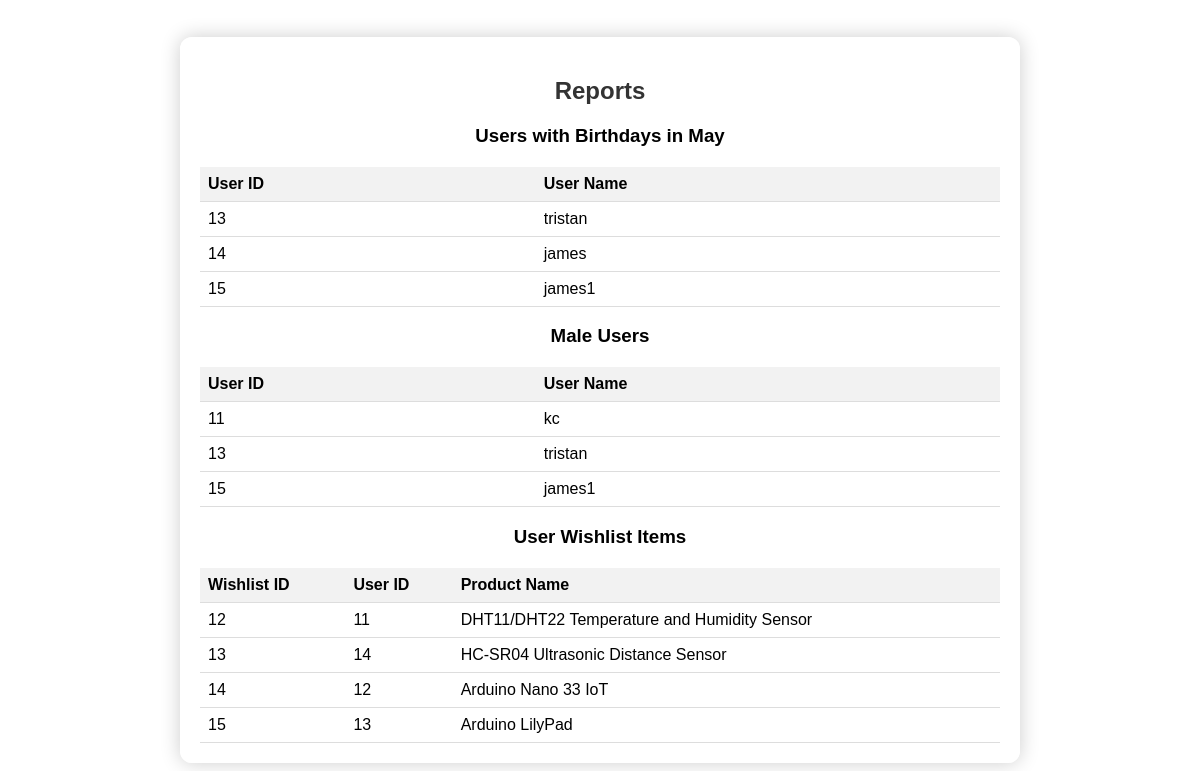
/report.php, run on an earlier commit of the app's database.
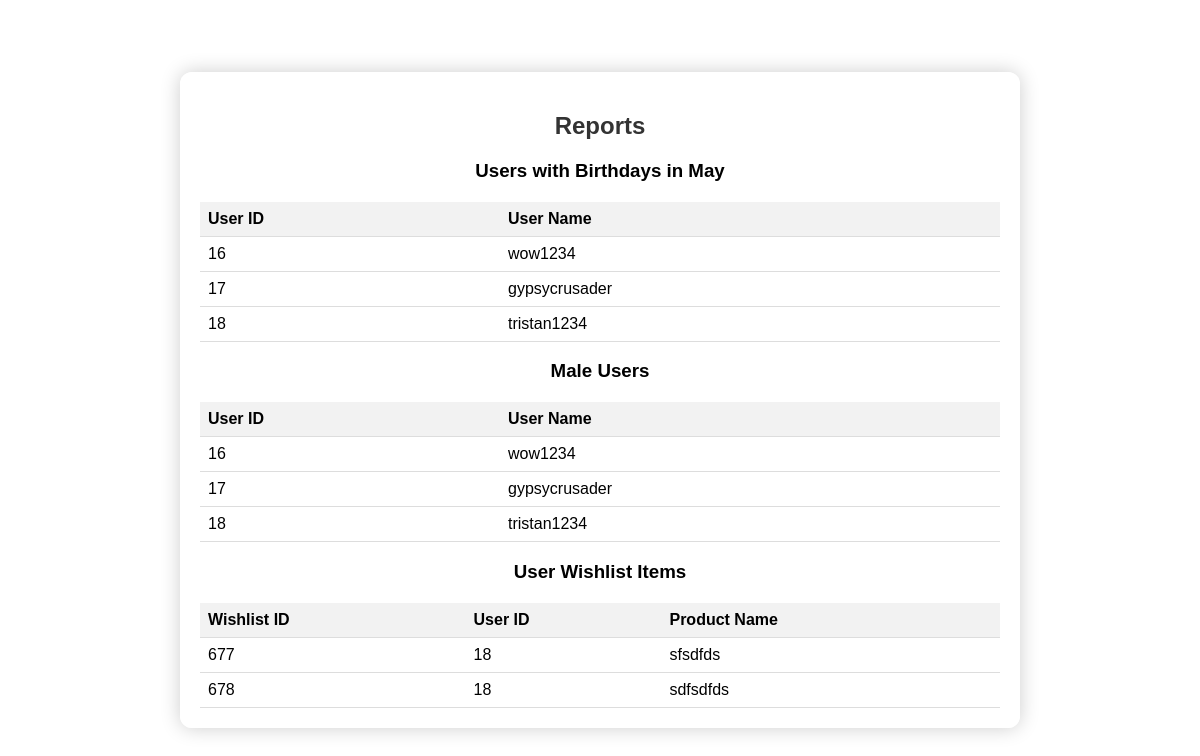
And on a later commit of the database.
### tables this page shows
CREATE TABLE `tbluserprofile` (
  `userid` int(11) NOT NULL,
  `firstname` varchar(255) NOT NULL,
  `lastname` varchar(255) NOT NULL,
  `username` varchar(50) NOT NULL,
  `gender` varchar(10) NOT NULL,
  `birthday` date NOT NULL
);

CREATE TABLE `tblwishlist` (
  `WishlistID` int(6) NOT NULL,
  `UserName` varchar(30) NOT NULL,
  `UserID` int(6) NOT NULL,
  `ProductName` varchar(100) NOT NULL
);

### report.php (the view, shortened to what this page needs)
<?php
    include 'connect.php';
    $sql_may_birthdays = "SELECT UserID, UserName FROM tbluserprofile WHERE MONTH(Birthday) = 5";
    $result_may_birthdays = mysqli_query($connection, $sql_may_birthdays);
    $sql_male_users = "SELECT UserID, UserName FROM tbluserprofile WHERE Gender = 'Male'";
    $result_male_users = mysqli_query($connection, $sql_male_users);
    $sql_wishlist_items = "SELECT WishlistID, UserID, ProductName FROM tblwishlist";
    $result_wishlist_items = mysqli_query($connection, $sql_wishlist_items);
?>
<!DOCTYPE html>
<html lang="en">
<head>
    <link rel="stylesheet" href="report.css">
</head>
<body>
    <div class="container">
        <h2>Reports</h2>
        <h3>Users with Birthdays in May</h3>
        <table>
            <thead>
                <tr>
                    <th>User ID</th>
                    <th>User Name</th>
                </tr>
            </thead>
            <tbody>
                <?php
                    while($row = mysqli_fetch_assoc($result_may_birthdays)) {
                        echo "<tr>";
                        echo "<td>".$row['UserID']."</td>";
                        echo "<td>".$row['UserName']."</td>";
                        echo "</tr>";
                    }
                ?>
            </tbody>
        </table>
        <h3>Male Users</h3>
        <table>
            <thead>
                <tr>
                    <th>User ID</th>
                    <th>User Name</th>
                </tr>
            </thead>
            <tbody>
                <?php
                    while($row = mysqli_fetch_assoc($result_male_users)) {
                        echo "<tr>";
                        echo "<td>".$row['UserID']."</td>";
                        echo "<td>".$row['UserName']."</td>";
                        echo "</tr>";
                    }
                ?>
            </tbody>
        </table>
        <h3>User Wishlist Items</h3>
        <table>
            <thead>
                <tr>
                    <th>Wishlist ID</th>
                    <th>User ID</th>
                    <th>Product Name</th>
                </tr>
            </thead>
            <tbody>
                <?php
                    while($row = mysqli_fetch_assoc($result_wishlist_items)) {
                        echo "<tr>";
                        echo "<td>".$row['WishlistID']."</td>";
                        echo "<td>".$row['UserID']."</td>";
                        echo "<td>".$row['ProductName']."</td>";
                        echo "</tr>";
                    }
                ?>
            </tbody>
        </table>
    </div>
</body>
</html>

### report.css (style rules this page uses)
body { font-family: Arial, sans-serif; margin: 0; padding: 0; display: flex; align-items: center; justify-content: center; height: 100vh; background-image: url('images/bgregister.jpg'); background-size: cover; background-position: center; }
.container { width: 80%; max-width: 800px; margin: 0 auto; background-color: rgba(255, 255, 255, 0.9); padding: 20px; border-radius: 12px; box-shadow: 0 0 20px rgba(0, 0, 0, 0.2); text-align: center; }
h2 { text-align: center; color: #333; }
table { width: 100%; border-collapse: collapse; margin-top: 20px; background-color: rgba(255, 255, 255, 0.9); }
th, td { padding: 8px; text-align: left; border-bottom: 1px solid #ddd; }
th { background-color: #f2f2f2; }

What changed in the data, as far as the page shows it:
removed tbluserprofile: userid "13", username "tristan"
removed tbluserprofile: userid "14", username "james", shown under "Users with Birthdays in May"
removed tbluserprofile: userid "15", username "james1"
removed tbluserprofile: userid "11", username "kc", shown under "Male Users"
removed tblwishlist: WishlistID "12", UserID "11", ProductName "DHT11/DHT22 Temperature and Humidity Sensor"
removed tblwishlist: WishlistID "13", UserID "14", ProductName "HC-SR04 Ultrasonic Distance Sensor"
removed tblwishlist: WishlistID "14", UserID "12", ProductName "Arduino Nano 33 IoT"
removed tblwishlist: WishlistID "15", UserID "13", ProductName "Arduino LilyPad"
added tbluserprofile: userid "16", username "wow1234"
added tbluserprofile: userid "17", username "gypsycrusader"
added tbluserprofile: userid "18", username "tristan1234"
added tblwishlist: WishlistID "677", UserID "18", ProductName "sfsdfds"
added tblwishlist: WishlistID "678", UserID "18", ProductName "sdfsdfds"
